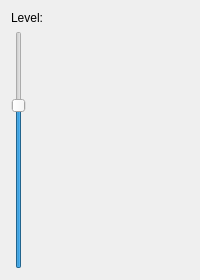
<?xml version="1.0" encoding="UTF-8"?>
<ui version="4.0"><class>Dialog</class><widget class="QDialog" name="Dialog"><property name="geometry"><rect><x>0</x><y>0</y><width>200</width><height>280</height></rect></property><property name="windowTitle"><string>#134 slider/219_vertical</string></property><layout class="QVBoxLayout" name="verticalLayout"><property name="leftMargin"><number>11</number></property><property name="topMargin"><number>11</number></property><property name="rightMargin"><number>11</number></property><property name="bottomMargin"><number>11</number></property><property name="spacing"><number>6</number></property><item><widget class="QLabel" name="l1"><property name="text"><string>Level:</string></property></widget></item><item><widget class="QSlider" name="slider"><property name="orientation"><enum>Qt::Vertical</enum></property><property name="minimum"><number>0</number></property><property name="maximum"><number>100</number></property><property name="value"><number>70</number></property><property name="singleStep"><number>1</number></property><property name="pageStep"><number>10</number></property></widget></item></layout></widget></ui>
